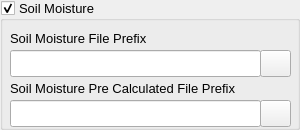
     <widget class="QGroupBox" name="groupBox_3">
      <property name="geometry">
       <rect>
        <x>10</x>
        <y>410</y>
        <width>300</width>
        <height>130</height>
       </rect>
      </property>
      <property name="font">
       <font>
        <family>Arial</family>
        <pointsize>10</pointsize>
        <weight>50</weight>
        <bold>false</bold>
       </font>
      </property>
      <property name="title">
       <string>Soil Moisture</string>
      </property>
      <property name="checkable">
       <bool>true</bool>
      </property>
      <widget class="QPushButton" name="sf18Button">
       <property name="geometry">
        <rect>
         <x>260</x>
         <y>100</y>
         <width>31</width>
         <height>27</height>
        </rect>
       </property>
       <property name="font">
        <font>
         <family>Arial</family>
         <pointsize>10</pointsize>
         <weight>50</weight>
         <bold>false</bold>
        </font>
       </property>
       <property name="text">
        <string/>
       </property>
       <property name="icon">
        <iconset>
         <normaloff>../../../../home/denis/.designer/backup/file.ico</normaloff>../../../../home/denis/.designer/backup/file.ico</iconset>
       </property>
      </widget>
      <widget class="QLabel" name="label_57">
       <property name="geometry">
        <rect>
         <x>10</x>
         <y>30</y>
         <width>161</width>
         <height>17</height>
        </rect>
       </property>
       <property name="font">
        <font>
         <family>Arial</family>
         <pointsize>10</pointsize>
         <weight>50</weight>
         <bold>false</bold>
        </font>
       </property>
       <property name="text">
        <string>Soil Moisture File Prefix</string>
       </property>
      </widget>
      <widget class="QLineEdit" name="smpFilelineEdit">
       <property name="geometry">
        <rect>
         <x>10</x>
         <y>100</y>
         <width>251</width>
         <height>27</height>
        </rect>
       </property>
       <property name="font">
        <font>
         <family>Arial</family>
         <pointsize>10</pointsize>
         <weight>50</weight>
         <bold>false</bold>
        </font>
       </property>
      </widget>
      <widget class="QLineEdit" name="smFilelineEdit">
       <property name="geometry">
        <rect>
         <x>10</x>
         <y>50</y>
         <width>251</width>
         <height>27</height>
        </rect>
       </property>
       <property name="font">
        <font>
         <family>Arial</family>
         <pointsize>10</pointsize>
         <weight>50</weight>
         <bold>false</bold>
        </font>
       </property>
      </widget>
      <widget class="QPushButton" name="sf17Button">
       <property name="geometry">
        <rect>
         <x>260</x>
         <y>50</y>
         <width>31</width>
         <height>27</height>
        </rect>
       </property>
       <property name="font">
        <font>
         <family>Arial</family>
         <pointsize>10</pointsize>
         <weight>50</weight>
         <bold>false</bold>
        </font>
       </property>
       <property name="text">
        <string/>
       </property>
       <property name="icon">
        <iconset>
         <normaloff>../../../../home/denis/.designer/backup/file.ico</normaloff>../../../../home/denis/.designer/backup/file.ico</iconset>
       </property>
      </widget>
      <widget class="QLabel" name="label_58">
       <property name="geometry">
        <rect>
         <x>10</x>
         <y>80</y>
         <width>241</width>
         <height>17</height>
        </rect>
       </property>
       <property name="font">
        <font>
         <family>Arial</family>
         <pointsize>10</pointsize>
         <weight>50</weight>
         <bold>false</bold>
        </font>
       </property>
       <property name="text">
        <string>Soil Moisture Pre Calculated File Prefix</string>
       </property>
      </widget>
     </widget>
